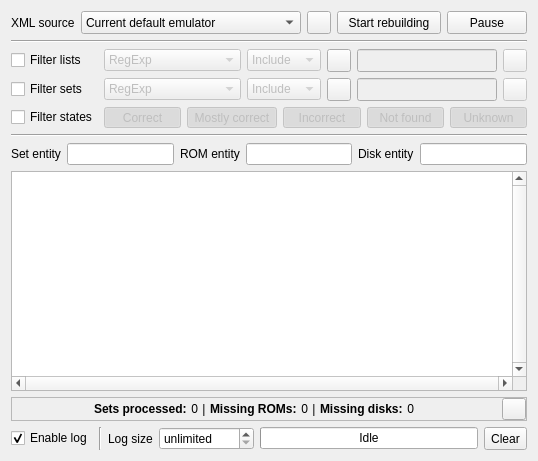
<?xml version="1.0" encoding="UTF-8"?>
<ui version="4.0">
 <class>CollectionRebuilder</class>
 <widget class="QWidget" name="CollectionRebuilder">
  <property name="geometry">
   <rect>
    <x>0</x>
    <y>0</y>
    <width>538</width>
    <height>461</height>
   </rect>
  </property>
  <property name="windowTitle">
   <string>ROM Collection Rebuilder</string>
  </property>
  <layout class="QGridLayout" name="gridLayout">
   <item row="0" column="0">
    <widget class="QLabel" name="labelXmlSource">
     <property name="sizePolicy">
      <sizepolicy hsizetype="Fixed" vsizetype="Preferred">
       <horstretch>0</horstretch>
       <verstretch>0</verstretch>
      </sizepolicy>
     </property>
     <property name="text">
      <string>XML source</string>
     </property>
    </widget>
   </item>
   <item row="0" column="1">
    <widget class="QComboBox" name="comboBoxXmlSource">
     <property name="sizePolicy">
      <sizepolicy hsizetype="MinimumExpanding" vsizetype="Minimum">
       <horstretch>0</horstretch>
       <verstretch>0</verstretch>
      </sizepolicy>
     </property>
     <property name="toolTip">
      <string>Select XML source</string>
     </property>
     <item>
      <property name="text">
       <string>Current default emulator</string>
      </property>
     </item>
     <item>
      <property name="text">
       <string>Select XML file...</string>
      </property>
     </item>
    </widget>
   </item>
   <item row="3" column="0" colspan="3">
    <widget class="QFrame" name="frameEntities">
     <layout class="QGridLayout" name="gridLayoutFrameEnitities">
      <property name="margin">
       <number>0</number>
      </property>
      <item row="1" column="1">
       <widget class="QLineEdit" name="lineEditSetEntity">
        <property name="toolTip">
         <string>Entity name that defines a 'set'</string>
        </property>
       </widget>
      </item>
      <item row="1" column="3">
       <widget class="QLineEdit" name="lineEditRomEntity">
        <property name="toolTip">
         <string>Entity name that defines a 'rom'</string>
        </property>
       </widget>
      </item>
      <item row="1" column="0">
       <widget class="QLabel" name="labelSetEntity">
        <property name="text">
         <string>Set entity</string>
        </property>
       </widget>
      </item>
      <item row="1" column="4">
       <widget class="QLabel" name="labelDiskEntity">
        <property name="toolTip">
         <string>Entity name that defines a 'disk'</string>
        </property>
        <property name="text">
         <string>Disk entity</string>
        </property>
       </widget>
      </item>
      <item row="1" column="5">
       <widget class="QLineEdit" name="lineEditDiskEntity">
        <property name="toolTip">
         <string>Entity name that defines a 'disk'</string>
        </property>
       </widget>
      </item>
      <item row="1" column="2">
       <widget class="QLabel" name="labelRomEntity">
        <property name="text">
         <string>ROM entity</string>
        </property>
       </widget>
      </item>
      <item row="0" column="0" colspan="6">
       <widget class="Line" name="line2">
        <property name="orientation">
         <enum>Qt::Horizontal</enum>
        </property>
       </widget>
      </item>
     </layout>
    </widget>
   </item>
   <item row="4" column="0" colspan="3">
    <widget class="QPlainTextEdit" name="plainTextEditLog">
     <property name="verticalScrollBarPolicy">
      <enum>Qt::ScrollBarAlwaysOn</enum>
     </property>
     <property name="horizontalScrollBarPolicy">
      <enum>Qt::ScrollBarAlwaysOn</enum>
     </property>
     <property name="lineWrapMode">
      <enum>QPlainTextEdit::NoWrap</enum>
     </property>
     <property name="readOnly">
      <bool>true</bool>
     </property>
    </widget>
   </item>
   <item row="6" column="0" colspan="3">
    <layout class="QHBoxLayout" name="horizontalLayout2">
     <item>
      <widget class="QCheckBox" name="checkBoxEnableLog">
       <property name="toolTip">
        <string>Enable log output</string>
       </property>
       <property name="text">
        <string>Enable log</string>
       </property>
       <property name="checked">
        <bool>true</bool>
       </property>
      </widget>
     </item>
     <item>
      <widget class="Line" name="line">
       <property name="orientation">
        <enum>Qt::Vertical</enum>
       </property>
      </widget>
     </item>
     <item>
      <widget class="QLabel" name="labelMaxLogSize">
       <property name="text">
        <string>Log size</string>
       </property>
      </widget>
     </item>
     <item>
      <widget class="QSpinBox" name="spinBoxMaxLogSize">
       <property name="toolTip">
        <string>Maximum number of lines in log (0 = no limit)</string>
       </property>
       <property name="specialValueText">
        <string>unlimited</string>
       </property>
       <property name="suffix">
        <string> lines</string>
       </property>
       <property name="minimum">
        <number>0</number>
       </property>
       <property name="maximum">
        <number>999999</number>
       </property>
       <property name="singleStep">
        <number>100</number>
       </property>
       <property name="value">
        <number>0</number>
       </property>
      </widget>
     </item>
     <item>
      <widget class="QProgressBar" name="progressBar">
       <property name="toolTip">
        <string>Rebuild progress indicator</string>
       </property>
       <property name="value">
        <number>0</number>
       </property>
       <property name="format">
        <string>Idle</string>
       </property>
      </widget>
     </item>
     <item>
      <widget class="QToolButton" name="toolButtonClear">
       <property name="sizePolicy">
        <sizepolicy hsizetype="Fixed" vsizetype="Minimum">
         <horstretch>0</horstretch>
         <verstretch>0</verstretch>
        </sizepolicy>
       </property>
       <property name="toolTip">
        <string>Clear log</string>
       </property>
       <property name="text">
        <string>Clear</string>
       </property>
      </widget>
     </item>
    </layout>
   </item>
   <item row="0" column="2">
    <layout class="QHBoxLayout" name="horizontalLayout1">
     <item>
      <widget class="QToolButton" name="toolButtonRemoveXmlSource">
       <property name="sizePolicy">
        <sizepolicy hsizetype="Fixed" vsizetype="Minimum">
         <horstretch>0</horstretch>
         <verstretch>0</verstretch>
        </sizepolicy>
       </property>
       <property name="toolTip">
        <string>Remove the current XML source from the list</string>
       </property>
       <property name="icon">
        <iconset resource="qmc2.qrc">
         <normaloff>:/data/img/broom.png</normaloff>:/data/img/broom.png</iconset>
       </property>
      </widget>
     </item>
     <item>
      <widget class="QPushButton" name="pushButtonStartStop">
       <property name="sizePolicy">
        <sizepolicy hsizetype="MinimumExpanding" vsizetype="Minimum">
         <horstretch>0</horstretch>
         <verstretch>0</verstretch>
        </sizepolicy>
       </property>
       <property name="toolTip">
        <string>Start / stop rebuilding</string>
       </property>
       <property name="text">
        <string>Start rebuilding</string>
       </property>
       <property name="icon">
        <iconset resource="qmc2.qrc">
         <normaloff>:/data/img/refresh.png</normaloff>:/data/img/refresh.png</iconset>
       </property>
      </widget>
     </item>
     <item>
      <widget class="QPushButton" name="pushButtonPauseResume">
       <property name="sizePolicy">
        <sizepolicy hsizetype="Minimum" vsizetype="Minimum">
         <horstretch>0</horstretch>
         <verstretch>0</verstretch>
        </sizepolicy>
       </property>
       <property name="toolTip">
        <string>Pause / resume rebuilding</string>
       </property>
       <property name="text">
        <string>Pause</string>
       </property>
       <property name="icon">
        <iconset resource="qmc2.qrc">
         <normaloff>:/data/img/time.png</normaloff>:/data/img/time.png</iconset>
       </property>
      </widget>
     </item>
    </layout>
   </item>
   <item row="5" column="0" colspan="3">
    <widget class="QFrame" name="frameRebuildStatus">
     <property name="frameShape">
      <enum>QFrame::StyledPanel</enum>
     </property>
     <property name="frameShadow">
      <enum>QFrame::Sunken</enum>
     </property>
     <layout class="QGridLayout" name="gridLayoutFrameRebuildStatus">
      <property name="margin">
       <number>0</number>
      </property>
      <item row="0" column="0">
       <widget class="QLabel" name="labelRebuildStatus">
        <property name="toolTip">
         <string>Rebuild statistics</string>
        </property>
        <property name="text">
         <string notr="true">&lt;center&gt;&lt;table border=&quot;0&quot; cellpadding=&quot;0&quot; cellspacing=&quot;4&quot;&gt;&lt;tr&gt;
&lt;td nowrap width=&quot;16.5%&quot; align=&quot;left&quot;&gt;&lt;b&gt;Sets processed:&lt;/b&gt;&lt;/td&gt;&lt;td nowrap width=&quot;16.5%&quot; align=&quot;right&quot;&gt;0&lt;/td&gt;
&lt;td nowrap align=&quot;center&quot;&gt;|&lt;/td&gt;
&lt;td nowrap width=&quot;16.5%&quot; align=&quot;left&quot;&gt;&lt;b&gt;Missing ROMs:&lt;/b&gt;&lt;/td&gt;&lt;td nowrap width=&quot;16.5%&quot; align=&quot;right&quot;&gt;0&lt;/td&gt;
&lt;td nowrap align=&quot;center&quot;&gt;|&lt;/td&gt;
&lt;td nowrap width=&quot;16.5%&quot; align=&quot;left&quot;&gt;&lt;b&gt;Missing disks:&lt;/b&gt;&lt;/td&gt;&lt;td nowrap width=&quot;16.5%&quot; align=&quot;right&quot;&gt;0&lt;/td&gt;
&lt;/tr&gt;&lt;/table&gt;&lt;/center&gt;</string>
        </property>
       </widget>
      </item>
      <item row="0" column="1">
       <widget class="QToolButton" name="toolButtonViewMissingList">
        <property name="sizePolicy">
         <sizepolicy hsizetype="Fixed" vsizetype="Ignored">
          <horstretch>0</horstretch>
          <verstretch>0</verstretch>
         </sizepolicy>
        </property>
        <property name="toolTip">
         <string>Show / hide list of missing dumps</string>
        </property>
        <property name="icon">
         <iconset resource="qmc2.qrc">
          <normaloff>:/data/img/detail.png</normaloff>:/data/img/detail.png</iconset>
        </property>
       </widget>
      </item>
     </layout>
    </widget>
   </item>
   <item row="1" column="0" colspan="3">
    <widget class="Line" name="line1">
     <property name="orientation">
      <enum>Qt::Horizontal</enum>
     </property>
    </widget>
   </item>
   <item row="2" column="0" colspan="3">
    <layout class="QGridLayout" name="gridLayoutFilters">
     <item row="0" column="0">
      <widget class="QCheckBox" name="checkBoxFilterExpressionSoftwareLists">
       <property name="toolTip">
        <string>Enable the use of a Qt regular expression that a software-list's name has to match in order to be processed</string>
       </property>
       <property name="text">
        <string>Filter lists</string>
       </property>
      </widget>
     </item>
     <item row="0" column="1">
      <widget class="QComboBox" name="comboBoxFilterSyntaxSoftwareLists">
       <property name="enabled">
        <bool>false</bool>
       </property>
       <property name="toolTip">
        <string>Choose the regular expression syntax</string>
       </property>
       <item>
        <property name="text">
         <string notr="true">RegExp</string>
        </property>
       </item>
       <item>
        <property name="text">
         <string notr="true">RegExp2</string>
        </property>
       </item>
       <item>
        <property name="text">
         <string notr="true">Wildcard</string>
        </property>
       </item>
       <item>
        <property name="text">
         <string notr="true">WildcardUnix</string>
        </property>
       </item>
       <item>
        <property name="text">
         <string notr="true">FixedString</string>
        </property>
       </item>
       <item>
        <property name="text">
         <string notr="true">W3CXmlSchema11</string>
        </property>
       </item>
      </widget>
     </item>
     <item row="0" column="2">
      <widget class="QComboBox" name="comboBoxFilterTypeSoftwareLists">
       <property name="enabled">
        <bool>false</bool>
       </property>
       <property name="toolTip">
        <string>Select the filter type (include / exclude filter)</string>
       </property>
       <item>
        <property name="text">
         <string>Include</string>
        </property>
       </item>
       <item>
        <property name="text">
         <string>Exclude</string>
        </property>
       </item>
      </widget>
     </item>
     <item row="0" column="4">
      <widget class="QLineEdit" name="lineEditFilterExpressionSoftwareLists">
       <property name="enabled">
        <bool>false</bool>
       </property>
       <property name="sizePolicy">
        <sizepolicy hsizetype="Expanding" vsizetype="Minimum">
         <horstretch>0</horstretch>
         <verstretch>0</verstretch>
        </sizepolicy>
       </property>
       <property name="toolTip">
        <string>Specify a Qt regular expression that a software-list's name has to match in order to be processed</string>
       </property>
      </widget>
     </item>
     <item row="0" column="5">
      <widget class="QToolButton" name="toolButtonClearFilterExpressionSoftwareLists">
       <property name="enabled">
        <bool>false</bool>
       </property>
       <property name="sizePolicy">
        <sizepolicy hsizetype="Fixed" vsizetype="Minimum">
         <horstretch>0</horstretch>
         <verstretch>0</verstretch>
        </sizepolicy>
       </property>
       <property name="toolTip">
        <string>Clear filter expression</string>
       </property>
       <property name="icon">
        <iconset resource="qmc2.qrc">
         <normaloff>:/data/img/broom.png</normaloff>:/data/img/broom.png</iconset>
       </property>
      </widget>
     </item>
     <item row="1" column="0">
      <widget class="QCheckBox" name="checkBoxFilterExpression">
       <property name="toolTip">
        <string>Enable the use of a Qt regular expression that a set's ID has to match in order to be processed</string>
       </property>
       <property name="text">
        <string>Filter sets</string>
       </property>
      </widget>
     </item>
     <item row="1" column="1">
      <widget class="QComboBox" name="comboBoxFilterSyntax">
       <property name="enabled">
        <bool>false</bool>
       </property>
       <property name="toolTip">
        <string>Choose the regular expression syntax</string>
       </property>
       <item>
        <property name="text">
         <string notr="true">RegExp</string>
        </property>
       </item>
       <item>
        <property name="text">
         <string notr="true">RegExp2</string>
        </property>
       </item>
       <item>
        <property name="text">
         <string notr="true">Wildcard</string>
        </property>
       </item>
       <item>
        <property name="text">
         <string notr="true">WildcardUnix</string>
        </property>
       </item>
       <item>
        <property name="text">
         <string notr="true">FixedString</string>
        </property>
       </item>
       <item>
        <property name="text">
         <string notr="true">W3CXmlSchema11</string>
        </property>
       </item>
      </widget>
     </item>
     <item row="1" column="2">
      <widget class="QComboBox" name="comboBoxFilterType">
       <property name="enabled">
        <bool>false</bool>
       </property>
       <property name="toolTip">
        <string>Select the filter type (include / exclude filter)</string>
       </property>
       <item>
        <property name="text">
         <string>Include</string>
        </property>
       </item>
       <item>
        <property name="text">
         <string>Exclude</string>
        </property>
       </item>
      </widget>
     </item>
     <item row="1" column="4">
      <widget class="QLineEdit" name="lineEditFilterExpression">
       <property name="enabled">
        <bool>false</bool>
       </property>
       <property name="sizePolicy">
        <sizepolicy hsizetype="Expanding" vsizetype="Minimum">
         <horstretch>0</horstretch>
         <verstretch>0</verstretch>
        </sizepolicy>
       </property>
       <property name="toolTip">
        <string>Specify a Qt regular expression that a set's ID has to match in order to be processed</string>
       </property>
      </widget>
     </item>
     <item row="1" column="5">
      <widget class="QToolButton" name="toolButtonClearFilterExpression">
       <property name="enabled">
        <bool>false</bool>
       </property>
       <property name="sizePolicy">
        <sizepolicy hsizetype="Fixed" vsizetype="Minimum">
         <horstretch>0</horstretch>
         <verstretch>0</verstretch>
        </sizepolicy>
       </property>
       <property name="toolTip">
        <string>Clear filter expression</string>
       </property>
       <property name="icon">
        <iconset resource="qmc2.qrc">
         <normaloff>:/data/img/broom.png</normaloff>:/data/img/broom.png</iconset>
       </property>
      </widget>
     </item>
     <item row="2" column="0">
      <widget class="QCheckBox" name="checkBoxFilterStates">
       <property name="toolTip">
        <string>Enable state filtering (a set is included when its state is checked here)</string>
       </property>
       <property name="text">
        <string>Filter states</string>
       </property>
      </widget>
     </item>
     <item row="2" column="1" colspan="5">
      <layout class="QHBoxLayout" name="horizontalLayout3">
       <item>
        <widget class="QToolButton" name="toolButtonStateC">
         <property name="enabled">
          <bool>false</bool>
         </property>
         <property name="sizePolicy">
          <sizepolicy hsizetype="Preferred" vsizetype="Minimum">
           <horstretch>0</horstretch>
           <verstretch>0</verstretch>
          </sizepolicy>
         </property>
         <property name="toolTip">
          <string>Include sets with state C (correct)?</string>
         </property>
         <property name="text">
          <string>Correct</string>
         </property>
         <property name="icon">
          <iconset resource="qmc2.qrc">
           <normaloff>:/data/img/sphere_green.png</normaloff>:/data/img/sphere_green.png</iconset>
         </property>
         <property name="checkable">
          <bool>true</bool>
         </property>
         <property name="checked">
          <bool>true</bool>
         </property>
         <property name="toolButtonStyle">
          <enum>Qt::ToolButtonTextBesideIcon</enum>
         </property>
        </widget>
       </item>
       <item>
        <widget class="QToolButton" name="toolButtonStateM">
         <property name="enabled">
          <bool>false</bool>
         </property>
         <property name="sizePolicy">
          <sizepolicy hsizetype="Preferred" vsizetype="Minimum">
           <horstretch>0</horstretch>
           <verstretch>0</verstretch>
          </sizepolicy>
         </property>
         <property name="toolTip">
          <string>Include sets with state M (mostly correct)?</string>
         </property>
         <property name="text">
          <string>Mostly correct</string>
         </property>
         <property name="icon">
          <iconset resource="qmc2.qrc">
           <normaloff>:/data/img/sphere_yellowgreen.png</normaloff>:/data/img/sphere_yellowgreen.png</iconset>
         </property>
         <property name="checkable">
          <bool>true</bool>
         </property>
         <property name="checked">
          <bool>true</bool>
         </property>
         <property name="toolButtonStyle">
          <enum>Qt::ToolButtonTextBesideIcon</enum>
         </property>
        </widget>
       </item>
       <item>
        <widget class="QToolButton" name="toolButtonStateI">
         <property name="enabled">
          <bool>false</bool>
         </property>
         <property name="sizePolicy">
          <sizepolicy hsizetype="Preferred" vsizetype="Minimum">
           <horstretch>0</horstretch>
           <verstretch>0</verstretch>
          </sizepolicy>
         </property>
         <property name="toolTip">
          <string>Include sets with state I (incorrect)?</string>
         </property>
         <property name="text">
          <string>Incorrect</string>
         </property>
         <property name="icon">
          <iconset resource="qmc2.qrc">
           <normaloff>:/data/img/sphere_red.png</normaloff>:/data/img/sphere_red.png</iconset>
         </property>
         <property name="checkable">
          <bool>true</bool>
         </property>
         <property name="checked">
          <bool>true</bool>
         </property>
         <property name="toolButtonStyle">
          <enum>Qt::ToolButtonTextBesideIcon</enum>
         </property>
        </widget>
       </item>
       <item>
        <widget class="QToolButton" name="toolButtonStateN">
         <property name="enabled">
          <bool>false</bool>
         </property>
         <property name="sizePolicy">
          <sizepolicy hsizetype="Preferred" vsizetype="Minimum">
           <horstretch>0</horstretch>
           <verstretch>0</verstretch>
          </sizepolicy>
         </property>
         <property name="toolTip">
          <string>Include sets with state N (not found)?</string>
         </property>
         <property name="text">
          <string>Not found</string>
         </property>
         <property name="icon">
          <iconset resource="qmc2.qrc">
           <normaloff>:/data/img/sphere_grey.png</normaloff>:/data/img/sphere_grey.png</iconset>
         </property>
         <property name="checkable">
          <bool>true</bool>
         </property>
         <property name="checked">
          <bool>true</bool>
         </property>
         <property name="toolButtonStyle">
          <enum>Qt::ToolButtonTextBesideIcon</enum>
         </property>
        </widget>
       </item>
       <item>
        <widget class="QToolButton" name="toolButtonStateU">
         <property name="enabled">
          <bool>false</bool>
         </property>
         <property name="sizePolicy">
          <sizepolicy hsizetype="Preferred" vsizetype="Minimum">
           <horstretch>0</horstretch>
           <verstretch>0</verstretch>
          </sizepolicy>
         </property>
         <property name="toolTip">
          <string>Include sets with state U (unknown)?</string>
         </property>
         <property name="text">
          <string>Unknown</string>
         </property>
         <property name="icon">
          <iconset resource="qmc2.qrc">
           <normaloff>:/data/img/sphere_blue.png</normaloff>:/data/img/sphere_blue.png</iconset>
         </property>
         <property name="checkable">
          <bool>true</bool>
         </property>
         <property name="checked">
          <bool>true</bool>
         </property>
         <property name="toolButtonStyle">
          <enum>Qt::ToolButtonTextBesideIcon</enum>
         </property>
        </widget>
       </item>
      </layout>
     </item>
     <item row="0" column="3">
      <widget class="QToolButton" name="toolButtonExactMatchSoftwareLists">
       <property name="sizePolicy">
        <sizepolicy hsizetype="Fixed" vsizetype="Minimum">
         <horstretch>0</horstretch>
         <verstretch>0</verstretch>
        </sizepolicy>
       </property>
       <property name="toolTip">
        <string>Exact match</string>
       </property>
       <property name="icon">
        <iconset resource="qmc2.qrc">
         <normaloff>:/data/img/yes.png</normaloff>:/data/img/yes.png</iconset>
       </property>
       <property name="checkable">
        <bool>true</bool>
       </property>
      </widget>
     </item>
     <item row="1" column="3">
      <widget class="QToolButton" name="toolButtonExactMatch">
       <property name="sizePolicy">
        <sizepolicy hsizetype="Fixed" vsizetype="Minimum">
         <horstretch>0</horstretch>
         <verstretch>0</verstretch>
        </sizepolicy>
       </property>
       <property name="toolTip">
        <string>Exact match</string>
       </property>
       <property name="icon">
        <iconset resource="qmc2.qrc">
         <normaloff>:/data/img/yes.png</normaloff>:/data/img/yes.png</iconset>
       </property>
       <property name="checkable">
        <bool>true</bool>
       </property>
      </widget>
     </item>
    </layout>
   </item>
  </layout>
 </widget>
 <tabstops>
  <tabstop>comboBoxXmlSource</tabstop>
  <tabstop>toolButtonRemoveXmlSource</tabstop>
  <tabstop>pushButtonStartStop</tabstop>
  <tabstop>pushButtonPauseResume</tabstop>
  <tabstop>checkBoxFilterExpressionSoftwareLists</tabstop>
  <tabstop>comboBoxFilterSyntaxSoftwareLists</tabstop>
  <tabstop>comboBoxFilterTypeSoftwareLists</tabstop>
  <tabstop>toolButtonExactMatchSoftwareLists</tabstop>
  <tabstop>lineEditFilterExpressionSoftwareLists</tabstop>
  <tabstop>toolButtonClearFilterExpressionSoftwareLists</tabstop>
  <tabstop>checkBoxFilterExpression</tabstop>
  <tabstop>comboBoxFilterSyntax</tabstop>
  <tabstop>comboBoxFilterType</tabstop>
  <tabstop>toolButtonExactMatch</tabstop>
  <tabstop>lineEditFilterExpression</tabstop>
  <tabstop>toolButtonClearFilterExpression</tabstop>
  <tabstop>checkBoxFilterStates</tabstop>
  <tabstop>toolButtonStateC</tabstop>
  <tabstop>toolButtonStateM</tabstop>
  <tabstop>toolButtonStateI</tabstop>
  <tabstop>toolButtonStateN</tabstop>
  <tabstop>toolButtonStateU</tabstop>
  <tabstop>lineEditSetEntity</tabstop>
  <tabstop>lineEditRomEntity</tabstop>
  <tabstop>lineEditDiskEntity</tabstop>
  <tabstop>plainTextEditLog</tabstop>
  <tabstop>toolButtonViewMissingList</tabstop>
  <tabstop>checkBoxEnableLog</tabstop>
  <tabstop>spinBoxMaxLogSize</tabstop>
  <tabstop>toolButtonClear</tabstop>
 </tabstops>
 <resources>
  <include location="qmc2.qrc"/>
 </resources>
 <connections>
  <connection>
   <sender>toolButtonClear</sender>
   <signal>clicked()</signal>
   <receiver>plainTextEditLog</receiver>
   <slot>clear()</slot>
   <hints>
    <hint type="sourcelabel">
     <x>532</x>
     <y>455</y>
    </hint>
    <hint type="destinationlabel">
     <x>350</x>
     <y>329</y>
    </hint>
   </hints>
  </connection>
  <connection>
   <sender>toolButtonClearFilterExpression</sender>
   <signal>clicked()</signal>
   <receiver>lineEditFilterExpression</receiver>
   <slot>clear()</slot>
   <hints>
    <hint type="sourcelabel">
     <x>532</x>
     <y>96</y>
    </hint>
    <hint type="destinationlabel">
     <x>420</x>
     <y>96</y>
    </hint>
   </hints>
  </connection>
  <connection>
   <sender>toolButtonClearFilterExpressionSoftwareLists</sender>
   <signal>clicked()</signal>
   <receiver>lineEditFilterExpressionSoftwareLists</receiver>
   <slot>clear()</slot>
   <hints>
    <hint type="sourcelabel">
     <x>532</x>
     <y>67</y>
    </hint>
    <hint type="destinationlabel">
     <x>419</x>
     <y>56</y>
    </hint>
   </hints>
  </connection>
  <connection>
   <sender>checkBoxFilterExpressionSoftwareLists</sender>
   <signal>toggled(bool)</signal>
   <receiver>comboBoxFilterSyntaxSoftwareLists</receiver>
   <slot>setEnabled(bool)</slot>
   <hints>
    <hint type="sourcelabel">
     <x>57</x>
     <y>54</y>
    </hint>
    <hint type="destinationlabel">
     <x>122</x>
     <y>53</y>
    </hint>
   </hints>
  </connection>
  <connection>
   <sender>checkBoxFilterExpressionSoftwareLists</sender>
   <signal>toggled(bool)</signal>
   <receiver>comboBoxFilterTypeSoftwareLists</receiver>
   <slot>setEnabled(bool)</slot>
   <hints>
    <hint type="sourcelabel">
     <x>49</x>
     <y>60</y>
    </hint>
    <hint type="destinationlabel">
     <x>224</x>
     <y>60</y>
    </hint>
   </hints>
  </connection>
  <connection>
   <sender>checkBoxFilterExpressionSoftwareLists</sender>
   <signal>toggled(bool)</signal>
   <receiver>lineEditFilterExpressionSoftwareLists</receiver>
   <slot>setEnabled(bool)</slot>
   <hints>
    <hint type="sourcelabel">
     <x>56</x>
     <y>55</y>
    </hint>
    <hint type="destinationlabel">
     <x>502</x>
     <y>67</y>
    </hint>
   </hints>
  </connection>
  <connection>
   <sender>checkBoxFilterExpressionSoftwareLists</sender>
   <signal>toggled(bool)</signal>
   <receiver>toolButtonClearFilterExpressionSoftwareLists</receiver>
   <slot>setEnabled(bool)</slot>
   <hints>
    <hint type="sourcelabel">
     <x>38</x>
     <y>53</y>
    </hint>
    <hint type="destinationlabel">
     <x>532</x>
     <y>67</y>
    </hint>
   </hints>
  </connection>
  <connection>
   <sender>checkBoxFilterExpression</sender>
   <signal>toggled(bool)</signal>
   <receiver>comboBoxFilterSyntax</receiver>
   <slot>setEnabled(bool)</slot>
   <hints>
    <hint type="sourcelabel">
     <x>37</x>
     <y>85</y>
    </hint>
    <hint type="destinationlabel">
     <x>106</x>
     <y>85</y>
    </hint>
   </hints>
  </connection>
  <connection>
   <sender>checkBoxFilterExpression</sender>
   <signal>toggled(bool)</signal>
   <receiver>comboBoxFilterType</receiver>
   <slot>setEnabled(bool)</slot>
   <hints>
    <hint type="sourcelabel">
     <x>48</x>
     <y>86</y>
    </hint>
    <hint type="destinationlabel">
     <x>285</x>
     <y>94</y>
    </hint>
   </hints>
  </connection>
  <connection>
   <sender>checkBoxFilterExpression</sender>
   <signal>toggled(bool)</signal>
   <receiver>lineEditFilterExpression</receiver>
   <slot>setEnabled(bool)</slot>
   <hints>
    <hint type="sourcelabel">
     <x>33</x>
     <y>80</y>
    </hint>
    <hint type="destinationlabel">
     <x>347</x>
     <y>89</y>
    </hint>
   </hints>
  </connection>
  <connection>
   <sender>checkBoxFilterExpression</sender>
   <signal>toggled(bool)</signal>
   <receiver>toolButtonClearFilterExpression</receiver>
   <slot>setEnabled(bool)</slot>
   <hints>
    <hint type="sourcelabel">
     <x>22</x>
     <y>85</y>
    </hint>
    <hint type="destinationlabel">
     <x>532</x>
     <y>96</y>
    </hint>
   </hints>
  </connection>
  <connection>
   <sender>checkBoxFilterStates</sender>
   <signal>toggled(bool)</signal>
   <receiver>toolButtonStateC</receiver>
   <slot>setEnabled(bool)</slot>
   <hints>
    <hint type="sourcelabel">
     <x>64</x>
     <y>111</y>
    </hint>
    <hint type="destinationlabel">
     <x>103</x>
     <y>116</y>
    </hint>
   </hints>
  </connection>
  <connection>
   <sender>checkBoxFilterStates</sender>
   <signal>toggled(bool)</signal>
   <receiver>toolButtonStateM</receiver>
   <slot>setEnabled(bool)</slot>
   <hints>
    <hint type="sourcelabel">
     <x>10</x>
     <y>114</y>
    </hint>
    <hint type="destinationlabel">
     <x>275</x>
     <y>126</y>
    </hint>
   </hints>
  </connection>
  <connection>
   <sender>checkBoxFilterStates</sender>
   <signal>toggled(bool)</signal>
   <receiver>toolButtonStateI</receiver>
   <slot>setEnabled(bool)</slot>
   <hints>
    <hint type="sourcelabel">
     <x>14</x>
     <y>113</y>
    </hint>
    <hint type="destinationlabel">
     <x>358</x>
     <y>126</y>
    </hint>
   </hints>
  </connection>
  <connection>
   <sender>checkBoxFilterStates</sender>
   <signal>toggled(bool)</signal>
   <receiver>toolButtonStateN</receiver>
   <slot>setEnabled(bool)</slot>
   <hints>
    <hint type="sourcelabel">
     <x>11</x>
     <y>116</y>
    </hint>
    <hint type="destinationlabel">
     <x>445</x>
     <y>126</y>
    </hint>
   </hints>
  </connection>
  <connection>
   <sender>checkBoxFilterStates</sender>
   <signal>toggled(bool)</signal>
   <receiver>toolButtonStateU</receiver>
   <slot>setEnabled(bool)</slot>
   <hints>
    <hint type="sourcelabel">
     <x>10</x>
     <y>111</y>
    </hint>
    <hint type="destinationlabel">
     <x>531</x>
     <y>126</y>
    </hint>
   </hints>
  </connection>
  <connection>
   <sender>checkBoxFilterExpressionSoftwareLists</sender>
   <signal>toggled(bool)</signal>
   <receiver>toolButtonExactMatchSoftwareLists</receiver>
   <slot>setEnabled(bool)</slot>
   <hints>
    <hint type="sourcelabel">
     <x>14</x>
     <y>51</y>
    </hint>
    <hint type="destinationlabel">
     <x>298</x>
     <y>54</y>
    </hint>
   </hints>
  </connection>
  <connection>
   <sender>checkBoxFilterExpression</sender>
   <signal>toggled(bool)</signal>
   <receiver>toolButtonExactMatch</receiver>
   <slot>setEnabled(bool)</slot>
   <hints>
    <hint type="sourcelabel">
     <x>61</x>
     <y>78</y>
    </hint>
    <hint type="destinationlabel">
     <x>300</x>
     <y>83</y>
    </hint>
   </hints>
  </connection>
 </connections>
</ui>
